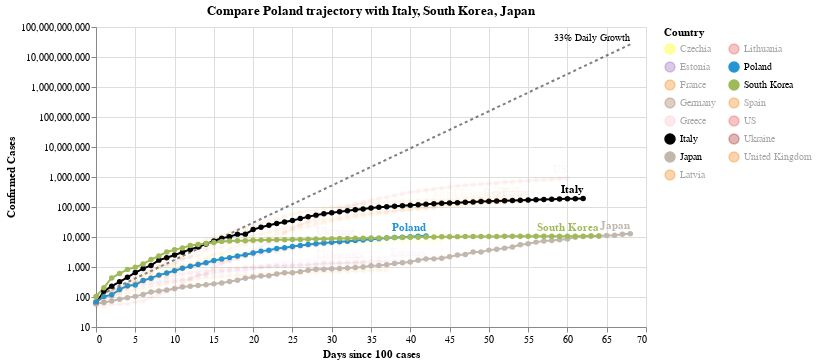

The notebook cell this image was saved under:
### Code cell
#hide_input
chart3 = make_since_chart(['Poland'])
chart3

### Figure 1 — Vega-Lite specification as saved in the notebook (floating-point values rounded to 4 significant figures; data arrays with more than 128 entries replaced by an {"elided": "..."} marker saying what was removed)
{"config": {"view": {"continuousWidth": 400, "continuousHeight": 300}}, "layer": [{"mark": {"type": "line", "color": "black", "opacity": 0.5, "strokeDash": [3, 3]}, "encoding": {"x": {"type": "quantitative", "field": "Days since 100 cases"}, "y": {"type": "quantitative", "field": "Confirmed Cases"}}}, {"mark": {"type": "text", "align": "right", "dy": -6, "fontSize": 10, "text": "33% Daily Growth"}, "encoding": {"x": {"type": "quantitative", "field": "Days since 100 cases"}, "y": {"type": "quantitative", "field": "Confirmed Cases"}}, "transform": [{"filter": "(datum['Days since 100 cases'] >= 68)"}]}, {"data": {"name": "data-a6e8db3daac15aa9aed6c12329c8cdf3"}, "mark": {"type": "line", "point": true}, "encoding": {"color": {"type": "nominal", "field": "Country", "legend": {"columns": 2}, "scale": {"domain": ["Czechia", "Estonia", "France", "Germany", "Greece", "Italy", "Japan", "Latvia", "Lithuania", "Poland", "South Korea", "Spain", "US", "Ukraine", "United Kingdom"], "range": ["yellow", "#9467bd", "#F58518", "#9D755D", "pink", "black", "#C1B7AD", "#F58518", "#E45756", "#2495D3", "#A1BA59", "#F58518", "#E45756", "brown", "#F58518"]}}, "opacity": {"condition": {"value": 1, "selection": "selector001"}, "value": 0.05}, "tooltip": [{"type": "nominal", "field": "Country"}, {"type": "temporal", "field": "Date"}, {"type": "quantitative", "field": "Confirmed Cases"}, {"type": "quantitative", "field": "Days since 100 cases"}], "x": {"type": "quantitative", "field": "Days since 100 cases"}, "y": {"type": "quantitative", "field": "Confirmed Cases", "scale": {"type": "log"}}}, "selection": {"selector001": {"type": "multi", "fields": ["Country"], "bind": "legend", "init": [{"Country": "Poland"}, {"Country": "Italy"}, {"Country": "South Korea"}, {"Country": "Japan"}]}}, "width": 550}, {"data": {"name": "data-a6e8db3daac15aa9aed6c12329c8cdf3"}, "mark": {"type": "text", "align": "right", "dy": -8, "fontWeight": "bold"}, "encoding": {"color": {"type": "nominal", "field": "Country", "legend": {"columns": 2}, "scale": {"domain": ["Czechia", "Estonia", "France", "Germany", "Greece", "Italy", "Japan", "Latvia", "Lithuania", "Poland", "South Korea", "Spain", "US", "Ukraine", "United Kingdom"], "range": ["yellow", "#9467bd", "#F58518", "#9D755D", "pink", "black", "#C1B7AD", "#F58518", "#E45756", "#2495D3", "#A1BA59", "#F58518", "#E45756", "brown", "#F58518"]}}, "opacity": {"condition": {"value": 1, "selection": "selector001"}, "value": 0.05}, "text": {"type": "nominal", "field": "Country"}, "tooltip": [{"type": "nominal", "field": "Country"}, {"type": "temporal", "field": "Date"}, {"type": "quantitative", "field": "Confirmed Cases"}, {"type": "quantitative", "field": "Days since 100 cases"}], "x": {"type": "quantitative", "field": "Days since 100 cases"}, "y": {"type": "quantitative", "field": "Confirmed Cases", "scale": {"type": "log"}}}, "transform": [{"filter": "(datum['Date'] >= 1587686400000)"}], "width": 550}], "data": {"name": "data-59e82599b6e19717e48f083014aa5a3c"}, "title": "Compare Poland trajectory with Italy, South Korea, Japan", "$schema": "https://vega.github.io/schema/vega-lite/v4.0.2.json", "datasets": {"data-59e82599b6e19717e48f083014aa5a3c": [{"Days since 100 cases": 0, "Confirmed Cases": 100.0}, {"Days since 100 cases": 1, "Confirmed Cases": 133.0}, {"Days since 100 cases": 2, "Confirmed Cases": 176.9}, {"Days since 100 cases": 3, "Confirmed Cases": 235.3}, {"Days since 100 cases": 4, "Confirmed Cases": 312.9}, {"Days since 100 cases": 5, "Confirmed Cases": 416.2}, {"Days since 100 cases": 6, "Confirmed Cases": 553.5}, {"Days since 100 cases": 7, "Confirmed Cases": 736.1}, {"Days since 100 cases": 8, "Confirmed Cases": 979.1}, {"Days since 100 cases": 9, "Confirmed Cases": 1302.0}, {"Days since 100 cases": 10, "Confirmed Cases": 1732.0}, {"Days since 100 cases": 11, "Confirmed Cases": 2303.0}, {"Days since 100 cases": 12, "Confirmed Cases": 3064.0}, {"Days since 100 cases": 13, "Confirmed Cases": 4074.0}, {"Days since 100 cases": 14, "Confirmed Cases": 5419.0}, {"Days since 100 cases": 15, "Confirmed Cases": 7207.0}, {"Days since 100 cases": 16, "Confirmed Cases": 9586.0}, {"Days since 100 cases": 17, "Confirmed Cases": 12750.0}, {"Days since 100 cases": 18, "Confirmed Cases": 16960.0}, {"Days since 100 cases": 19, "Confirmed Cases": 22550.0}, {"Days since 100 cases": 20, "Confirmed Cases": 29990.0}, {"Days since 100 cases": 21, "Confirmed Cases": 39890.0}, {"Days since 100 cases": 22, "Confirmed Cases": 53060.0}, {"Days since 100 cases": 23, "Confirmed Cases": 70560.0}, {"Days since 100 cases": 24, "Confirmed Cases": 93850.0}, {"Days since 100 cases": 25, "Confirmed Cases": 124800.0}, {"Days since 100 cases": 26, "Confirmed Cases": 166000.0}, {"Days since 100 cases": 27, "Confirmed Cases": 220800.0}, {"Days since 100 cases": 28, "Confirmed Cases": 293700.0}, {"Days since 100 cases": 29, "Confirmed Cases": 390600.0}, {"Days since 100 cases": 30, "Confirmed Cases": 519500.0}, {"Days since 100 cases": 31, "Confirmed Cases": 690900.0}, {"Days since 100 cases": 32, "Confirmed Cases": 918900.0}, {"Days since 100 cases": 33, "Confirmed Cases": 1222000.0}, {"Days since 100 cases": 34, "Confirmed Cases": 1625000.0}, {"Days since 100 cases": 35, "Confirmed Cases": 2162000.0}, {"Days since 100 cases": 36, "Confirmed Cases": 2875000.0}, {"Days since 100 cases": 37, "Confirmed Cases": 3824000.0}, {"Days since 100 cases": 38, "Confirmed Cases": 5086000.0}, {"Days since 100 cases": 39, "Confirmed Cases": 6764000.0}, {"Days since 100 cases": 40, "Confirmed Cases": 8996000.0}, {"Days since 100 cases": 41, "Confirmed Cases": 11970000.0}, {"Days since 100 cases": 42, "Confirmed Cases": 15910000.0}, {"Days since 100 cases": 43, "Confirmed Cases": 21170000.0}, {"Days since 100 cases": 44, "Confirmed Cases": 28150000.0}, {"Days since 100 cases": 45, "Confirmed Cases": 37440000.0}, {"Days since 100 cases": 46, "Confirmed Cases": 49790000.0}, {"Days since 100 cases": 47, "Confirmed Cases": 66230000.0}, {"Days since 100 cases": 48, "Confirmed Cases": 88080000.0}, {"Days since 100 cases": 49, "Confirmed Cases": 117100000.0}, {"Days since 100 cases": 50, "Confirmed Cases": 155800000.0}, {"Days since 100 cases": 51, "Confirmed Cases": 207200000.0}, {"Days since 100 cases": 52, "Confirmed Cases": 275600000.0}, {"Days since 100 cases": 53, "Confirmed Cases": 366600000.0}, {"Days since 100 cases": 54, "Confirmed Cases": 487500000.0}, {"Days since 100 cases": 55, "Confirmed Cases": 648400000.0}, {"Days since 100 cases": 56, "Confirmed Cases": 862400000.0}, {"Days since 100 cases": 57, "Confirmed Cases": 1147000000.0}, {"Days since 100 cases": 58, "Confirmed Cases": 1525000000.0}, {"Days since 100 cases": 59, "Confirmed Cases": 2029000000.0}, {"Days since 100 cases": 60, "Confirmed Cases": 2698000000.0}, {"Days since 100 cases": 61, "Confirmed Cases": 3589000000.0}, {"Days since 100 cases": 62, "Confirmed Cases": 4773000000.0}, {"Days since 100 cases": 63, "Confirmed Cases": 6348000000.0}, {"Days since 100 cases": 64, "Confirmed Cases": 8443000000.0}, {"Days since 100 cases": 65, "Confirmed Cases": 11230000000.0}, {"Days since 100 cases": 66, "Confirmed Cases": 14940000000.0}, {"Days since 100 cases": 67, "Confirmed Cases": 19860000000.0}, {"Days since 100 cases": 68, "Confirmed Cases": 26420000000.0}], "data-a6e8db3daac15aa9aed6c12329c8cdf3": {"elided": "765 records"}}}
